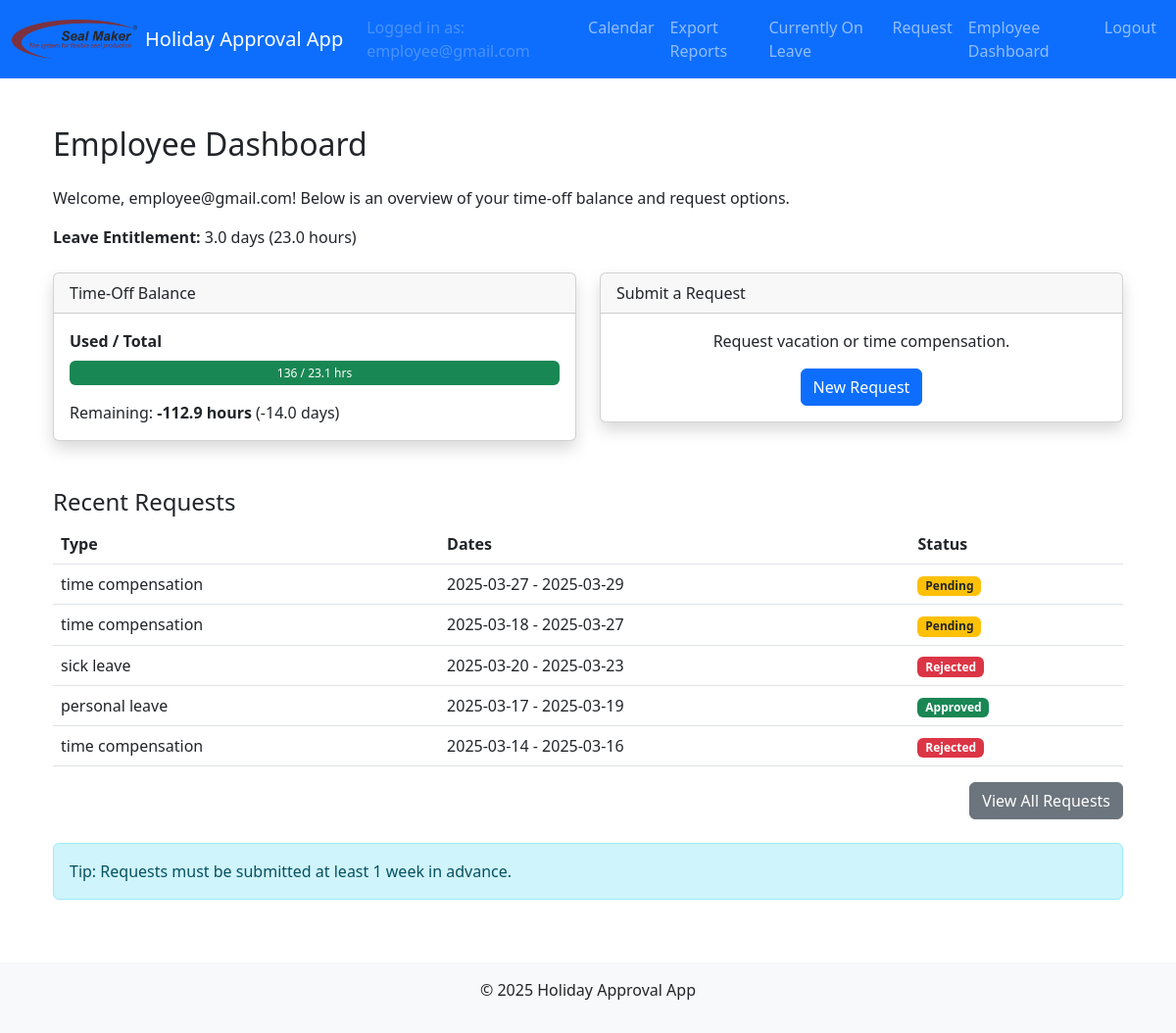
The page /employee_dashboard (signed in) on the database as committed earlier.
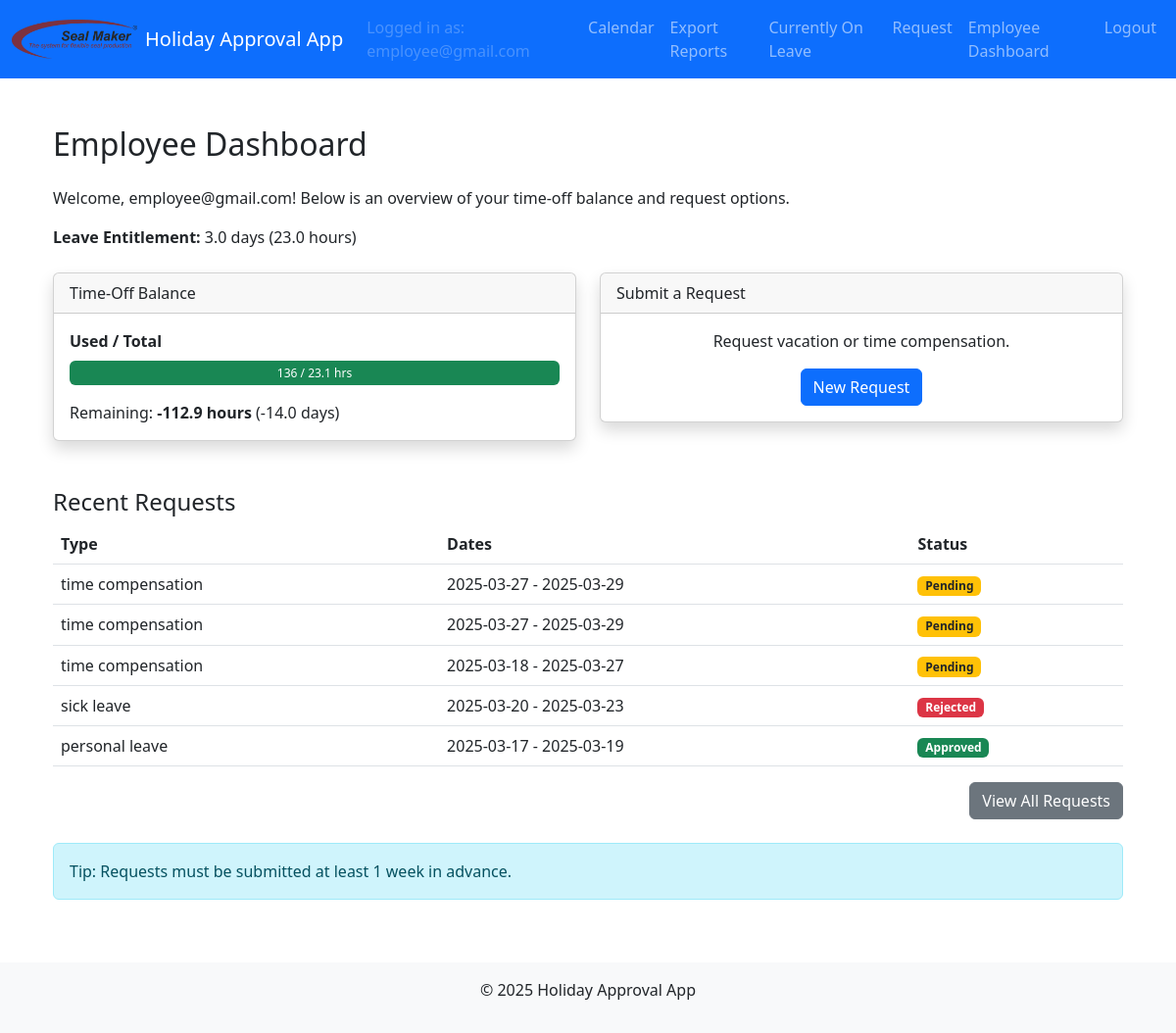
The same page on the database as committed later.
### models.py (models this page shows, shortened)
class HolidayRequest(db.Model):
    id = db.Column(db.Integer, primary_key=True)
    user_id = db.Column(db.Integer, db.ForeignKey('user.id'), nullable=False)
    start_date = db.Column(db.Date, nullable=False)
    end_date = db.Column(db.Date, nullable=False)
    request_type = db.Column(db.String(50), nullable=False)  # e.g., 'vacation', 'time compensation'
    status = db.Column(db.String(20), nullable=False, default='pending')
    comment = db.Column(db.String(200))
    user = db.relationship('User', backref=db.backref('holiday_requests', lazy=True))
    approvals = db.relationship('Approval', backref='holiday_request', lazy=True)

### main/routes.py (the view)
@main_bp.route('/employee_dashboard')
@login_required
def employee_dashboard():
    if current_user.role != 'employee':
        flash("Access denied: you are not an employee.", "danger")
        return redirect(url_for('main.calendar'))
    recent_requests = (
        HolidayRequest.query
        .filter_by(user_id=current_user.id)
        .order_by(HolidayRequest.id.desc())
        .limit(5)
        .all()
    )
    return render_template('employee_dashboard.html', recent_requests=recent_requests)

### app.py (called while the page is built)
def create_app():
    app = Flask(__name__)
    app.config.from_object(Config)
    db.init_app(app)
    migrate.init_app(app, db)
    login_manager.init_app(app)
    bcrypt.init_app(app)
    mail.init_app(app)
    login_manager.login_view = 'auth.login'
    @login_manager.user_loader
    def load_user(user_id):
        return User.query.get(int(user_id))
    from auth.routes import auth_bp
    from main.routes import main_bp
    from admin.routes import admin_bp
    from hr.routes import hr_bp
    app.register_blueprint(auth_bp)
    app.register_blueprint(main_bp)
    app.register_blueprint(admin_bp)
    app.register_blueprint(hr_bp)
    return app

### models.py (called while the page is built)
    @property
    def time_off_balance_hours(self):
        return self.time_off_balance * 7.7

    @property
    def used_time_off(self):
        approved_requests = [r for r in self.holiday_requests if r.status == 'approved']
        total_days = sum(((r.end_date - r.start_date).days + 1) for r in approved_requests)
        return total_days

    @property
    def remaining_time_off(self):
        return self.time_off_balance - self.used_time_off

### templates/employee_dashboard.html
{% extends "layout.html" %}
{% block content %}
<div class="container py-4">
  <h2 class="mb-4">Employee Dashboard</h2>
  <p>Welcome, {{ current_user.email }}! Below is an overview of your time-off balance and request options.</p>
  <div class="mb-4">
    <p>
      <strong>Leave Entitlement:</strong> {{ current_user.time_off_balance | round(1) }} days
      ({{ current_user.time_off_balance_hours | round(0) }} hours)
    </p>
  </div>
  <div class="row">
    <div class="col-md-6">
      <div class="card shadow mb-4">
        <div class="card-header">Time-Off Balance</div>
        <div class="card-body">
          {% set used_time_off_hours = current_user.used_time_off * 8 %}
          {% set total_time_off_hours = current_user.time_off_balance_hours %}
          {% set used_percentage = (used_time_off_hours / total_time_off_hours) * 100 if total_time_off_hours > 0 else 0 %}
          <label class="form-label fw-bold">Used / Total</label>
          <div class="progress mb-3" style="height: 25px;">
            <div
              class="progress-bar bg-success"
              role="progressbar"
              style="width: {{ used_percentage }}%;"
              aria-valuenow="{{ used_percentage }}"
              aria-valuemin="0"
              aria-valuemax="100"
            >
              {{ used_time_off_hours }} / {{ total_time_off_hours }} hrs
            </div>
          </div>
          <p class="card-text">
            Remaining:
            <strong>{{ total_time_off_hours - used_time_off_hours }} hours</strong>
            ({{ current_user.remaining_time_off }} days)
          </p>
        </div>
      </div>
    </div>
    <div class="col-md-6">
      <div class="card shadow mb-4">
        <div class="card-header">Submit a Request</div>
        <div class="card-body text-center">
          <p class="card-text">Request vacation or time compensation.</p>
          <a href="{{ url_for('main.new_holiday_request') }}" class="btn btn-primary">New Request</a>
        </div>
      </div>
    </div>
  </div>
  {% if recent_requests %}
    <h4 class="mt-4">Recent Requests</h4>
    <table class="table table-hover">
      <thead>
        <tr>
          <th>Type</th>
          <th>Dates</th>
          <th>Status</th>
        </tr>
      </thead>
      <tbody>
        {% for req in recent_requests %}
        <tr>
          <td>{{ req.request_type }}</td>
          <td>{{ req.start_date }} - {{ req.end_date }}</td>
          <td>
            {% if req.status == 'approved' %}
              <span class="badge bg-success">Approved</span>
            {% elif req.status == 'pending' %}
              <span class="badge bg-warning text-dark">Pending</span>
            {% else %}
              <span class="badge bg-danger">Rejected</span>
            {% endif %}
          </td>
        </tr>
        {% endfor %}
      </tbody>
    </table>
    <div class="text-end">
      <a href="{{ url_for('main.holiday_requests') }}" class="btn btn-secondary">View All Requests</a>
    </div>
  {% else %}
    <p class="mt-4">You have no recent requests.</p>
  {% endif %}
  <div class="alert alert-info mt-4">
    Tip: Requests must be submitted at least 1 week in advance.
  </div>
</div>
{% endblock %}

Rows that differ between the two databases and show on the page:
no longer on this page (row unchanged): HolidayRequest: request_type "time compensation", start_date "2025-03-14", end_date "2025-03-16", shows "Rejected"
added HolidayRequest: request_type "time compensation", start_date "2025-03-27", end_date "2025-03-29", shows "Pending"
